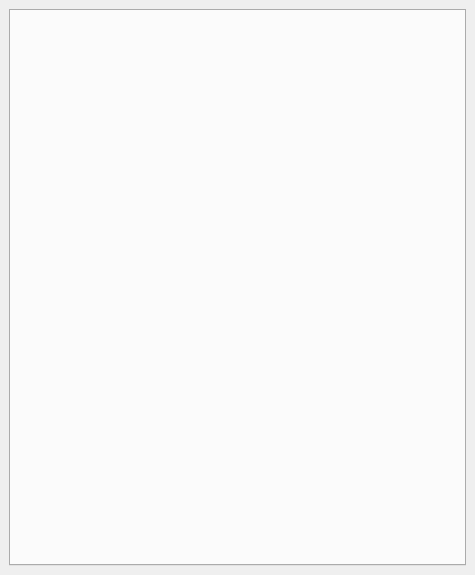
<?xml version="1.0" encoding="UTF-8"?>
<ui version="4.0">
 <class>GeoBarcelonaDockWidgetBase</class>
 <widget class="QDockWidget" name="GeoBarcelonaDockWidgetBase">
  <property name="windowModality">
   <enum>Qt::NonModal</enum>
  </property>
  <property name="enabled">
   <bool>true</bool>
  </property>
  <property name="geometry">
   <rect>
    <x>0</x>
    <y>0</y>
    <width>475</width>
    <height>575</height>
   </rect>
  </property>
  <property name="sizePolicy">
   <sizepolicy hsizetype="Expanding" vsizetype="Fixed">
    <horstretch>0</horstretch>
    <verstretch>0</verstretch>
   </sizepolicy>
  </property>
  <property name="minimumSize">
   <size>
    <width>0</width>
    <height>0</height>
   </size>
  </property>
  <property name="baseSize">
   <size>
    <width>0</width>
    <height>0</height>
   </size>
  </property>
  <property name="floating">
   <bool>true</bool>
  </property>
  <property name="allowedAreas">
   <set>Qt::AllDockWidgetAreas</set>
  </property>
  <property name="windowTitle">
   <string>GeoBarcelona</string>
  </property>
  <widget class="QWidget" name="dockWidgetContents">
   <property name="sizePolicy">
    <sizepolicy hsizetype="Expanding" vsizetype="Expanding">
     <horstretch>0</horstretch>
     <verstretch>0</verstretch>
    </sizepolicy>
   </property>
   <layout class="QVBoxLayout" name="verticalLayout_2">
    <property name="sizeConstraint">
     <enum>QLayout::SetDefaultConstraint</enum>
    </property>
    <item>
     <widget class="QTabWidget" name="tabWidget">
      <property name="enabled">
       <bool>true</bool>
      </property>
      <property name="sizePolicy">
       <sizepolicy hsizetype="Expanding" vsizetype="Expanding">
        <horstretch>0</horstretch>
        <verstretch>0</verstretch>
       </sizepolicy>
      </property>
      <property name="currentIndex">
       <number>-1</number>
      </property>
      <property name="usesScrollButtons">
       <bool>true</bool>
      </property>
      <property name="tabBarAutoHide">
       <bool>false</bool>
      </property>
     </widget>
    </item>
   </layout>
  </widget>
 </widget>
 <resources/>
 <connections/>
</ui>
